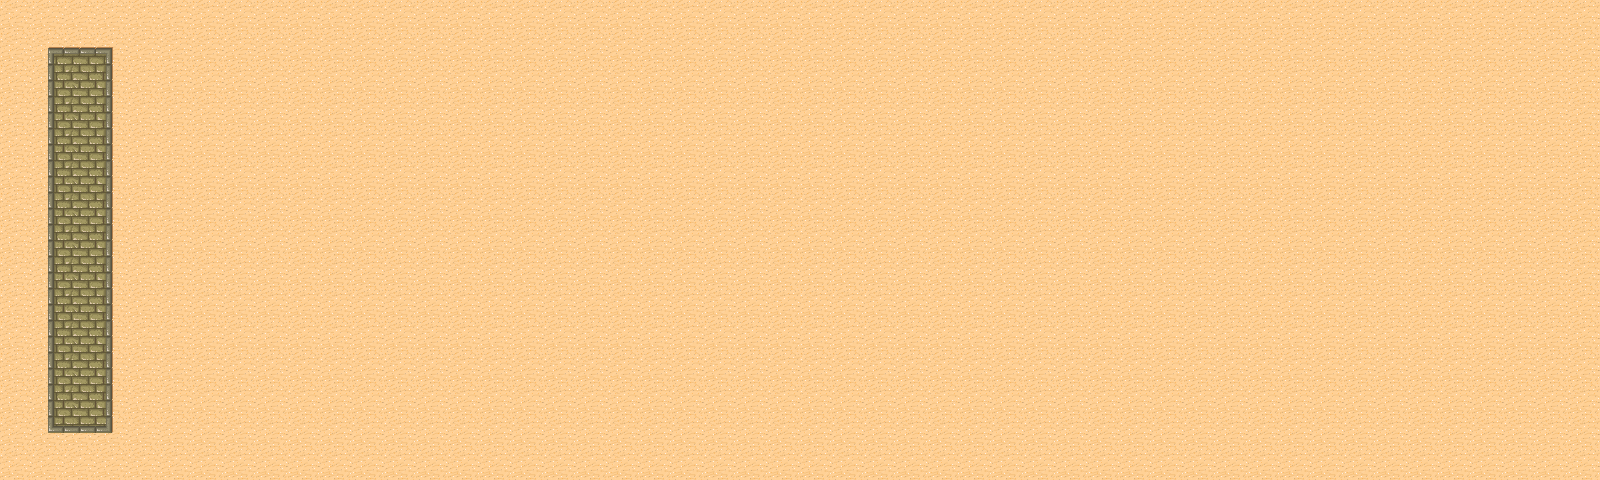

The image is a tile-based game level rendered from a .tmx file. Its description and source (layers, tilesets, objects; grid data summarised) follow:
An orthogonal 50x15 tile map with 32x32 px tiles, 1 tile layer (Capa de Patrones 1).

<map version="1.0" tiledversion="1.1.5" orientation="orthogonal" renderorder="right-down" width="50" height="15" tilewidth="32" tileheight="32" infinite="0" nextobjectid="1">
 <tileset firstgid="1" source="tmw_desert_spacing_Classe.tsx" />
 <layer name="Capa de Patrones 1" width="50" height="15">
  <data>[750 cells, 750 non-empty, 10 distinct tile ids]</data>
 </layer>
</map>
